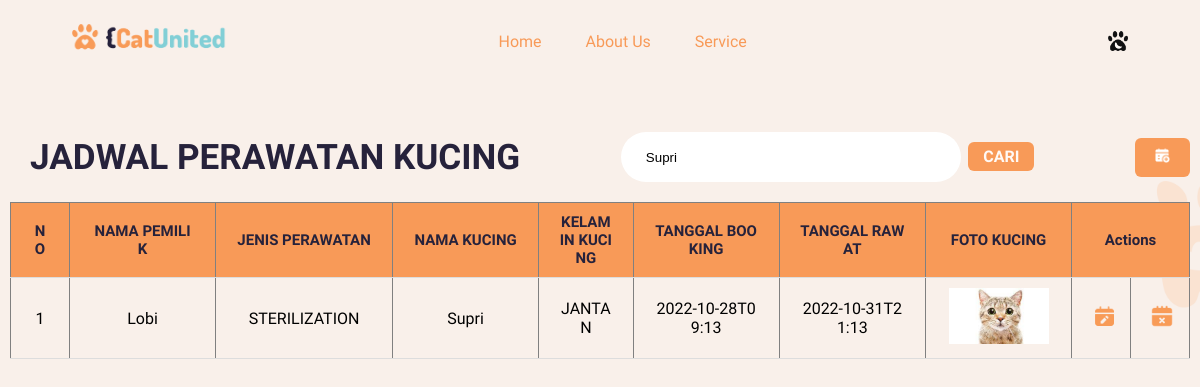
The page /schedule.php?cari=Supri on the database its author committed.
### tables this page shows
CREATE TABLE `kucing` (
  `id` int(11) NOT NULL,
  `bnama` varchar(50) NOT NULL,
  `bjenis` varchar(50) NOT NULL,
  `knama` varchar(50) NOT NULL,
  `kkelamin` varchar(50) NOT NULL,
  `bbook` varchar(100) NOT NULL,
  `btrawat` varchar(100) NOT NULL,
  `kfoto` varchar(255) NOT NULL
);

### schedule.php (the view, shortened to what this page needs)
<!DOCTYPE html>
<html lang="en">
<head>
    <link rel="stylesheet" href="styletable.css">
</head>
<body>
        <nav>
            <a href="index.php"><img class="Logo" src="img/Logo.png" alt="Cat Paw" id="logo"></a>
            <div  class="nav-links" id="navlink">
                <ul id="menuList">
                    <li><a href="index.php">Home</a></li>
                    <li id="teksaboutus"><a href="index.php">About Us</a></li>
                    <li id="teksservice"><a href="index.php">Service</a></li>
                </ul>
            </div>
            <img src="img/darkmode.png" alt="darkmode" class="darkmode" id="btnmode">
        </nav>
    <div class="table_head">
        <h3>JADWAL PERAWATAN KUCING</h3>
        <form action="schedule.php" method="GET" >
            <input type='text' name="cari" id="cari" placeholder="Type..." value="<?php if(isset($_GET['cari'])){echo $_GET['cari'];}?>">
            <button type="submit" name="search">CARI</button>
        </form>
        <div>
            <button class = "add"><a href="booking.php"><img src="img/addw.png" alt="Tambah Data"></a></button>
        </div>
    </div>
    <div class="table">
    <table border='1'>
        <tr>
            <th style="width:5%">NO</th>
            <th>NAMA PEMILIK</th>
            <th style="width:15%">JENIS PERAWATAN</th>
            <th>NAMA KUCING</th>
            <th style="width:8%">KELAMIN KUCING</th>
            <th>TANGGAL BOOKING</th>
            <th>TANGGAL RAWAT</th>
            <th>FOTO KUCING</th>
            <th colspan='2' style="width:10%">Actions</th>
        </tr>
            <?php
            include 'config.php';
                if(isset($_GET['cari'])){
                    $cari = $_GET['cari'];
                    $query = "SELECT * FROM kucing WHERE knama LIKE '%".$cari."%' or bnama LIKE '%".$cari."%' or bjenis LIKE '%".$cari."%' or kkelamin LIKE '%".$cari."%'";
                }else{
                    $query = "SELECT * FROM kucing";
                }
                $i = 1;
                $tampil = mysqli_query($db, $query);
                while ($row = mysqli_fetch_array($tampil)){
            ?>
        <tr>
           <td><?=$i?></td>
           <td><?=$row['bnama']?></td>
           <td><?=$row['bjenis']?></td>
           <td><?=$row['knama']?></td>
           <td><?=$row['kkelamin']?></td>
           <td><?=$row['bbook']?></td>
           <td><?=$row['btrawat']?></td>
           <td><img src="gambar/<?=$row['kfoto']?>" alt="" width = 100px >
           <td class = "edit"><a href="editbook.php?id=<?=$row['id']?>"><img src="img/edit.png" alt="edit"></a></td>
           <td class = "hapus" ><a href="hapusbook.php?id=<?=$row['id']?>"><img src="img/delete.png" alt="hapus"></a></td>
        </tr>
            <?php
                $i++;
                }
            ?>
    </table>
    </div>
</body>
</html>

### styletable.css (style rules this page uses)
* { margin: 0; padding: 0; box-sizing: border-box; }
.Logo { max-height: 30px; }
.darkmode { max-height: 20px; cursor: pointer; }
li, a { font-family: "Dosis"; font-weight: 500; font-size: 16px; color: #F89A58; text-decoration: none; }
nav { display: flex; padding: 2% 6%; justify-content: space-between; align-items: center; }
.nav-links { list-style: none; }
#navlink { background-color: none; }
.nav-links ul li { display: inline-block; padding: 0px 20px; }
.nav-links ul li a { transition: all 0.3s ease 0; }
input[type='text'] { height: 50px; width: 340px; border-radius: 25px; border: none; outline: none; padding: 0 25px; background: #ffffff; }
button { color: #FFF9F5; padding: 5px 15px; background-color: #F89A58; border: none; border-radius: 50px; cursor: pointer; transition: all 0.3s ease 0; font-family: "Dosis"; font-weight: 700; font-size: 16px; }
body { font-family: "Dosis"; height: 100vh; width: 100%; background-image: url(img/background.png) ; background-position:right center; background-size: cover; position:relative; background-attachment: fixed; }
.table_head { margin-left: 10px; margin-right: 10px; margin-top: 30px; width: 100%; display: flex; justify-content: space-between; align-items: center; padding: 20px; background-color: transparent; font-size: 30px; color: #26223B; }
.add { vertical-align: middle; padding: 10px 20px; color: #ffffff; background-color: #F89A58; }
.add img { max-width: 15px; }
button { outline: none; border: none; border-radius: 6px; cursor: pointer; }
.table { height: 650px; overflow: auto; margin-left: 10px; margin-right: 10px; }
table { width: 100%; table-layout: fixed; min-width: 1000px; border-collapse: collapse; }
table th { position: sticky; top: 0; background-color: #F89A58; color: #26223B; font-size: 15px; }
th, td { border-bottom: 1px solid #dddddd; padding: 10px 20px; word-break: break-all; text-align: center; }
.hapus img { max-width: 22px; }
.edit img { max-width: 25px; }
::placeholder { color: #F89A58; }

### rows shown on the page
kucing: bnama "Lobi", bjenis "STERILIZATION", knama "Supri", kkelamin "JANTAN", bbook "2022-10-28T09:13", btrawat "2022-10-31T21:13", kfoto (picture)
